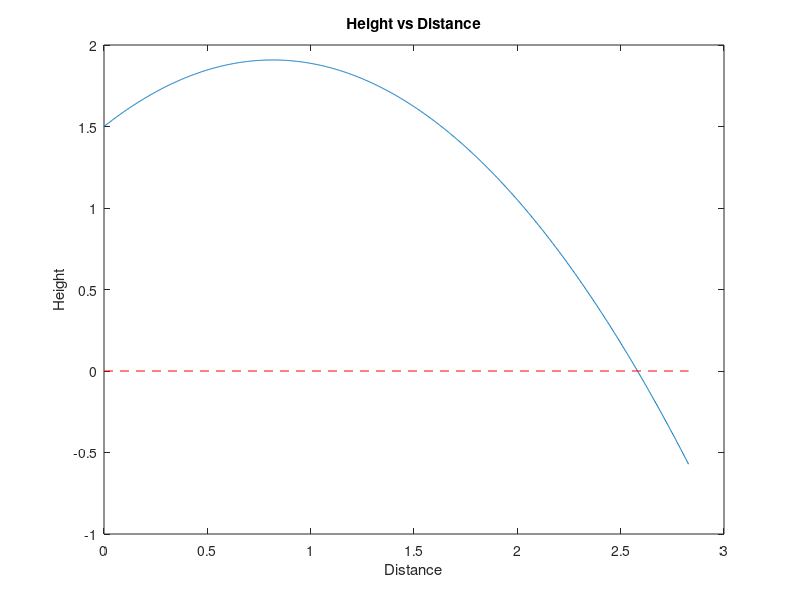

Write MATLAB code to recreate this figure.
%%
h = 1.5;
g = 9.8;
v = 4;
theta = 45;
t = linspace(0, 1, 1000);
x = v*cos(theta*(pi/180))*t;
y = h + ((v * sin(theta*(pi/180))*t) - ((1/2)*g*(t.^2)));
j = find(y < 0, 1);
q = x(j);
string = ('The ball hits the ground at a distance of ');
ti = (' meters.');
disp([string q ti])
%%%%%%%%%%%%%%%%%%%%%%%%%%%%%%
figure;
plot(x, y);
xlabel('Distance');
ylabel('Height');
title('Height vs Distance');
hold on;
maxVal = max(x);
plot([0, maxVal], [0 0], '--r');
